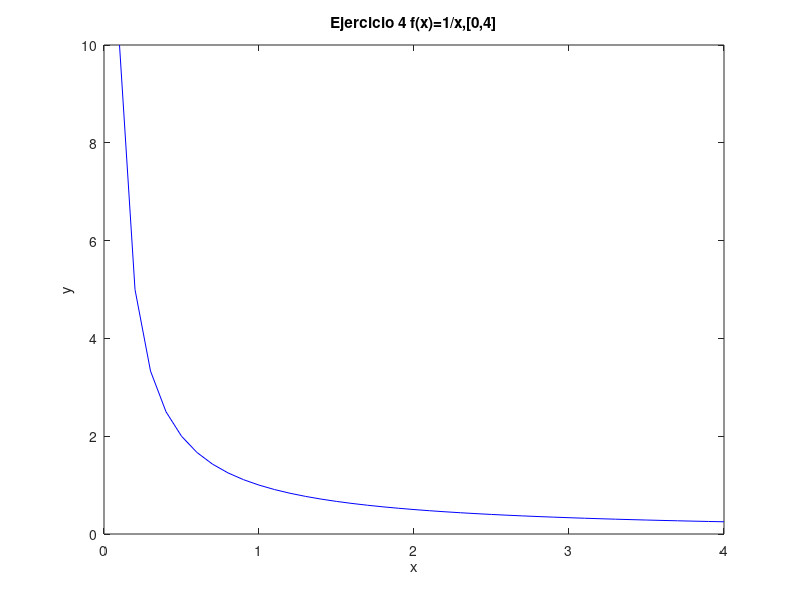

This chart was generated by the following MATLAB code:
% Octave Script
% Title			:1.5 Teorema de Existencia
% Description		:Script para graficar el ejericio 5 de la actividad 1.5
% Author		:Luis Gerardo Cardozo Carranza (Gerard_CRS) luiscardozo161002@gmail.com
% Date			:20210504
% sion		        :1
% Usage			:octave> /path/Teorema_de_Existencia_Actividad_1.5_Luis Gerardo Cardozo Carranza_3202
% Notes			:Requiere aplicacion octave usar en consola preferentemente.

%Actividad_Ejercicio 5 f(x)=1/x,[0,4]
% Si se graficá su comportamiento es exponencial
%Limpiar variables.
clear 
%Dominio de la funcion.
x=0:0.1:4;
%Valor de la funcion.
y=(1./(x));
%Genera la grafica 
plot(x,y,'b');
%Asigna un nombre a la grafica 
title("Ejercicio 4 f(x)=1/x,[0,4]");
%Etiqueta para x
xlabel("x");
%Etiqueta para y
ylabel("y");
